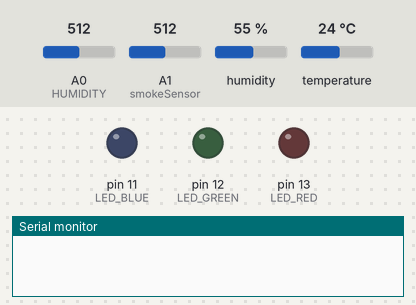
Bench run of a sketch on a simulated Arduino Uno, built with avr-gcc and run on an emulated ATmega328P. Shown: output pins drawn as LEDs (lit = HIGH), the last lines printed to the serial monitor. The inputs (shaded band) are chosen by the test bench; at power-on: temperature 24 °C, A0 (HUMIDITY) = 512, A1 (smokeSensor) = 512, humidity 55 %.

Above: at 0.1 s.
At 1.3 s:
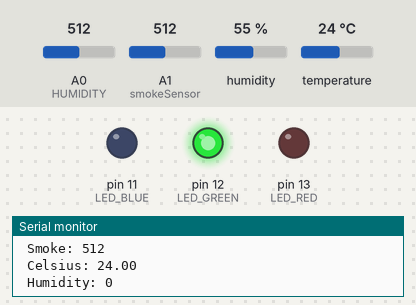
1.4 s: temperature set to 33 °C
Timing chart, 0 to 4.4 s (numbered marks = the images above; inputs shaded):
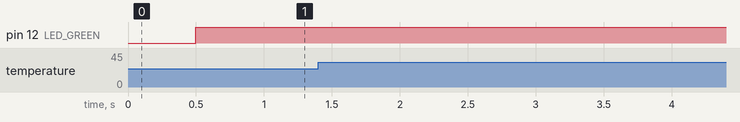

The sketch:

arduino.ino
```cpp
#include <DHT.h>

#define TEMPERATURE 2
#define DHTTYPE DHT11

#define HUMIDITY A0

#define SMOKE_D = 4
#define SMOKE_A = A1

#define LED_RED 13
#define LED_GREEN 12
#define LED_BLUE 11

int smokeSensor = A1;
int smokeValue = 0;

int risk = 0;  // 0=Green, 1=Yellow, 2=Azul, 3=Red}

DHT dht(TEMPERATURE, DHTTYPE);

void setup() {
  Serial.begin(9600);
  dht.begin();
  pinMode(LED_RED, OUTPUT);
  pinMode(LED_GREEN, OUTPUT);
  pinMode(LED_BLUE, OUTPUT);
}

void loop() {
  delay(500);

  analogWrite(LED_RED, 0);
  analogWrite(LED_GREEN, 255);
  analogWrite(LED_BLUE, 0);

  smokeValue = analogRead(smokeSensor);
  float temperature = dht.readTemperature();
  int sensorValue = analogRead(HUMIDITY);
  int newRisk = 0;

  if (HUMIDITY >= 60) {
    newRisk = 0;
    Serial.print("newRisk: ");Serial.println(newRisk);
  }
  else if ((temperature >= 30) && (temperature < 31) && (HUMIDITY < 60)) {
    newRisk = 1;
    Serial.print("newRisk: ");Serial.println(newRisk);
  }
  else if ((temperature >= 31) && (temperature < 32) && (HUMIDITY < 60)) {
    newRisk = 2;
    Serial.print("newRisk: ");Serial.println(newRisk);
  }
  else if ((temperature >= 32) && (HUMIDITY < 60) && (smokeValue >= 300)) {
    newRisk = 3;

    Serial.print("newRisk: ");Serial.println(newRisk);
  }

  risk = newRisk;

  Serial.print(" Risk: ");Serial.println(risk);
  Serial.print(" Smoke: "); Serial.println(smokeValue);
  Serial.print(" Celsius: "), Serial.println(temperature);
  Serial.print(" Humidity: ");Serial.println(readSensor());

  delay(500);
}

int readSensor() {
    int sensorValue = analogRead(HUMIDITY);
    if (sensorValue < 80) {
      sensorValue = 80;
    }
    if (sensorValue > 150) {
      sensorValue = 150;
    }
    int outputValue = map(sensorValue, 80, 150, 100, 0);
    return outputValue;
  }
```
